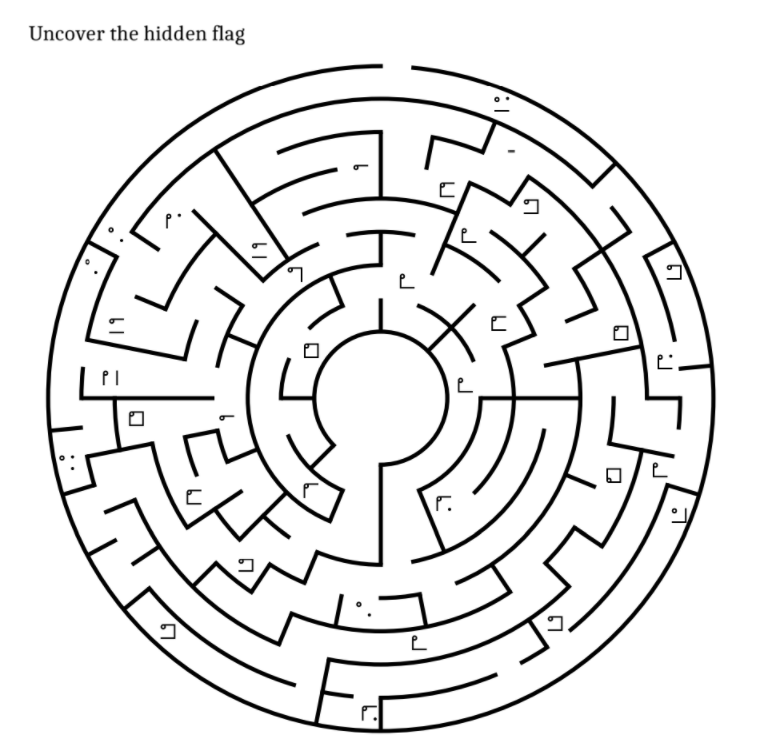
#> input picture ctfs/sanren/crypto/Challenge_file.png, 764 x 745 px
$ python solve.py
#> lines starting #> are read from the running program, lines starting #| are printed output that depends on the picture; after the words box and inside, x2 and y2 are one past the last pixel; in counts of white or black regions, pixels touching at a corner belong together
import cv2
import numpy as np

# Load image
img = cv2.imread('Challenge_file.png')
#> img is the input picture: shape (745, 764, 3); min 0, max 255, mean 233.9
gray = cv2.cvtColor(img, cv2.COLOR_BGR2GRAY)

# Threshold to binary (walls = black (0), paths = white (255))
_, thresh = cv2.threshold(gray, 200, 255, cv2.THRESH_BINARY)
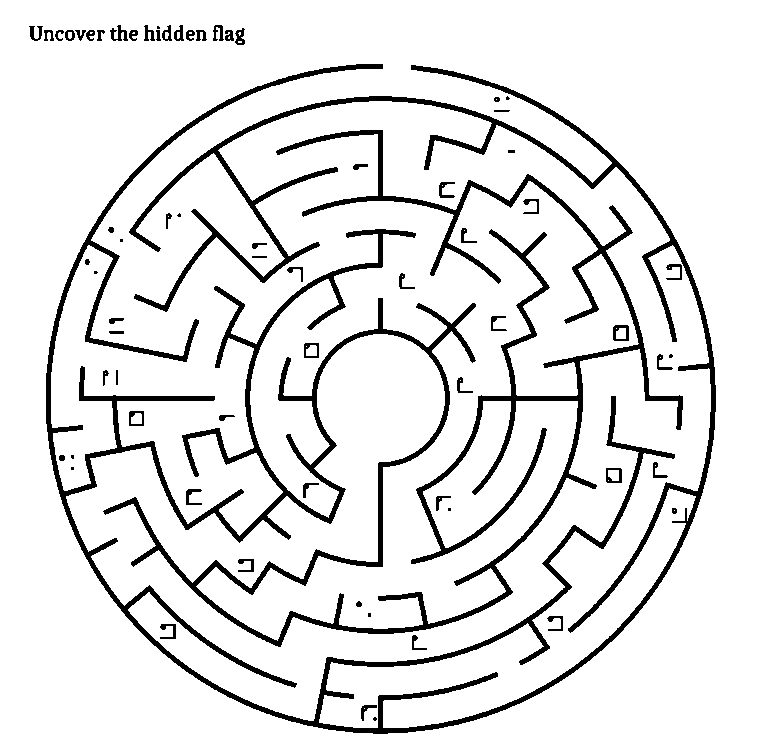
#> thresh: shape (745, 764); 90% white; 69 black regions (11 under 20 px), largest, box (x1, y1, x2, y2) and area: (46, 64, 716, 734) 52779, (613, 325, 629, 341) 148, (110, 25, 128, 41) 140

# Invert so walls are white (1) for distance transform / morphological operations
inverted = cv2.bitwise_not(thresh)

# 1. Locate start (top outer gap) and end (center inner gap) coordinates
# You can set exact pixel coordinates manually or dynamically:
h, w = gray.shape
#> h = 745; w = 764
start_point = (w // 2, 15)       # Entrance at top outer ring
#> start_point = (382, 15)
end_point   = (w // 2, h // 2)   # Inner center ring
#> end_point = (382, 372)

# 2. Distance Transform Pathfinding (Flood Fill BFS approach)
# Create a mask of walkable pixels (path area without walls)
path_mask = thresh.copy()

# Skeletonize / Thin walls to get clean path centers
dist = cv2.distanceTransform(path_mask, cv2.DIST_L2, 5)
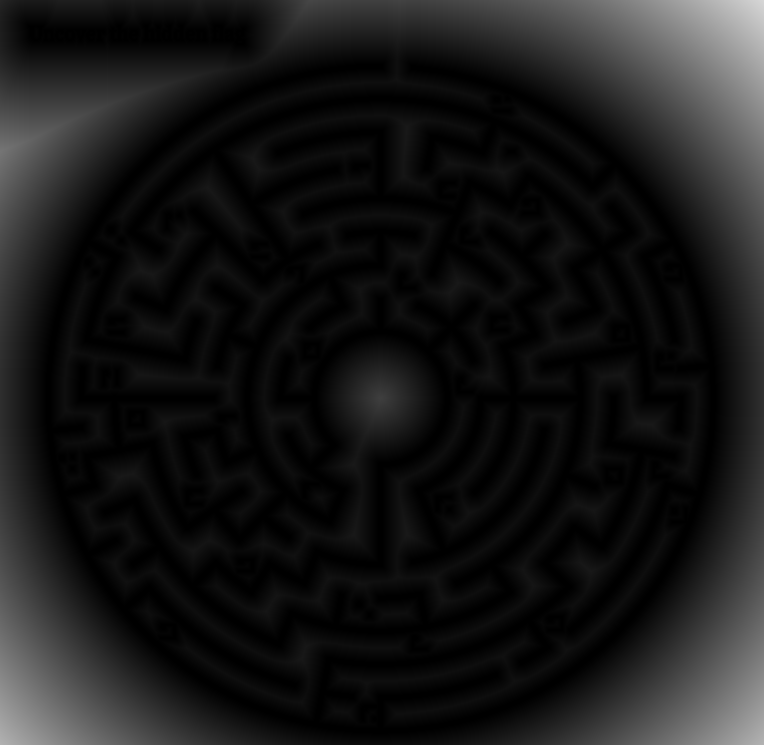
#> dist: shape (745, 764) float32; min 0, max 215, mean 24.1
cv2.normalize(dist, dist, 0, 1.0, cv2.NORM_MINMAX)
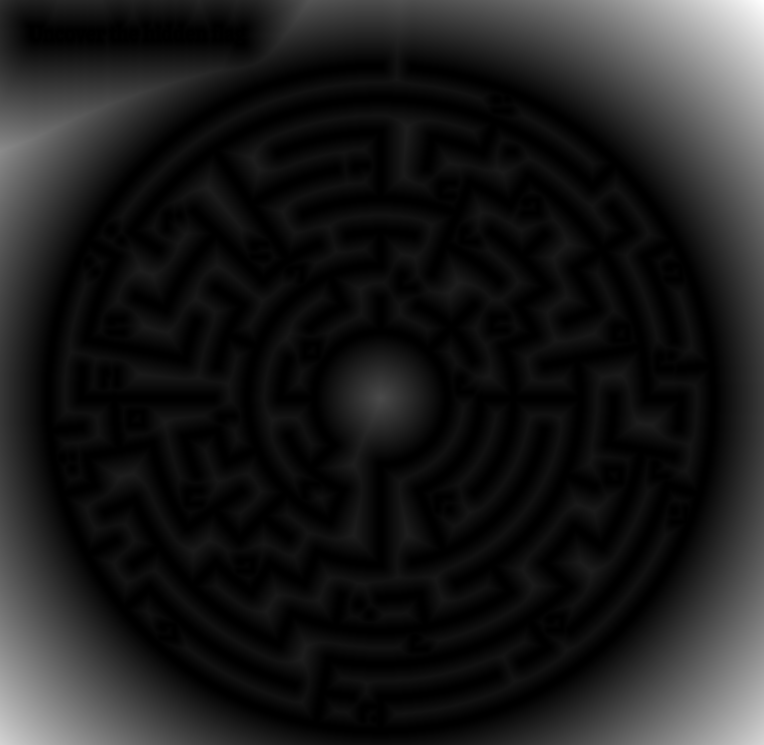
#> dist: shape (745, 764) float32; min 0, max 1, mean 0.112

# Trace path back from end_point to start_point following max distance ridge
current = end_point
#> current = (382, 372)
path_points = [current]
#> path_points = [(382, 372)]

# Simple gradient ascent along the distance transform map to find central path
for _ in range(10000):
    x, y = current
    if np.hypot(x - start_point[0], y - start_point[1]) < 15:
        break

    # Check 8-neighbor pixels for maximum distance to wall
    neighbors = []
    for dx in [-2, 0, 2]:
        for dy in [-2, 0, 2]:
            if dx == 0 and dy == 0: continue
            nx, ny = x + dx, y + dy
            if 0 <= nx < w and 0 <= ny < h:
                neighbors.append(((nx, ny), dist[ny, nx]))

    # Move to the neighboring pixel furthest from any wall
    next_pt = max(neighbors, key=lambda p: p[1])[0]
    if next_pt == current:
        break
    current = next_pt
    path_points.append(current)
#> after the loop, path_points = 10001 pairs, first value 380 to 382, second value 372 to 398

# 3. Highlight the solved path on the original image
path_canvas = img.copy()
for i in range(len(path_points) - 1):
    cv2.line(path_canvas, path_points[i], path_points[i+1], (0, 0, 255), 3)
#> path_canvas: shape (745, 764, 3); 0.03% of pixels changed, all inside (x1, y1, x2, y2) = (378, 370, 385, 401)

cv2.imwrite('solved_path.png', path_canvas)

# 4. Mask original image using the solved path dilated slightly to capture symbols
path_mask_lines = np.zeros_like(gray)
for i in range(len(path_points) - 1):
    cv2.line(path_mask_lines, path_points[i], path_points[i+1], 255, 15)
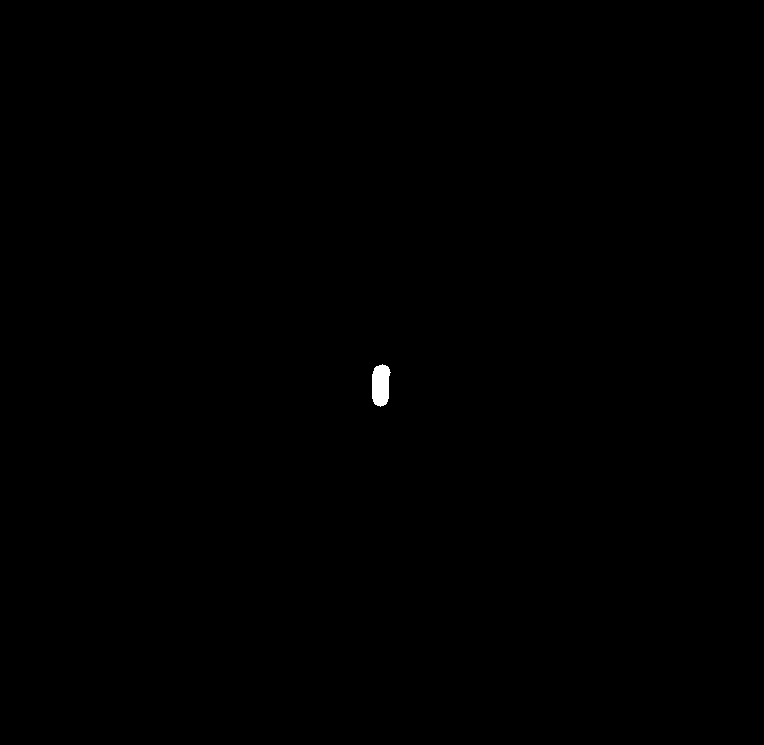
#> path_mask_lines: shape (745, 764); 0.11% white; 1 white region, box (x1, y1, x2, y2) and area: (372, 364, 391, 407) 650

# Extract only elements lying along the path
symbols_along_path = cv2.bitwise_and(gray, gray, mask=path_mask_lines)
cv2.imwrite('extracted_symbols.png', symbols_along_path)

print("[+] Path solved and saved to solved_path.png")
print("[+] Extracted sequential path symbols to extracted_symbols.png")
